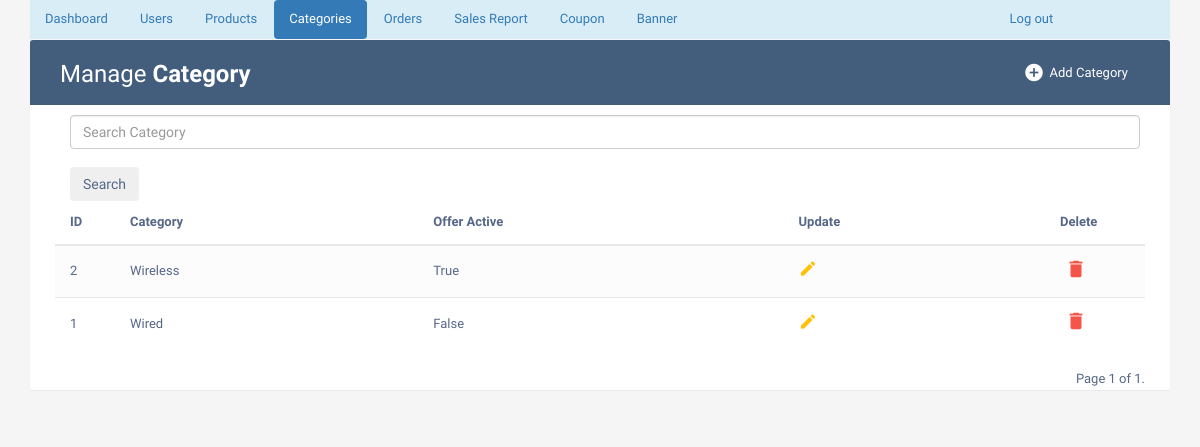
The page /admincategorylist/ (signed in) on the database as committed earlier.
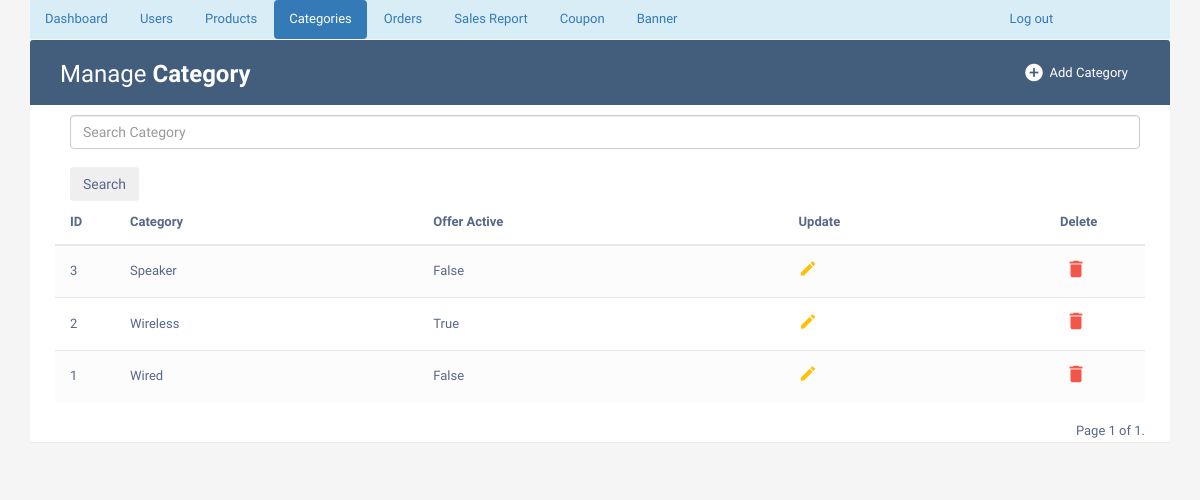
The same page on the database as committed later.
### phase/models.py (models this page shows, shortened)
class Category(models.Model):
    name = models.CharField(max_length=50)
    offer_active = models.BooleanField(default=False)
    discount = models.IntegerField(null=True,blank=True)

### phase/views.py (the view)
# urls.py: path('admincategorylist/', views.admincategorylist, name='admincategorylist'),
def admincategorylist(request):
    if 'username' in request.session:
        if 'search' in request.GET:
            search=request.GET['search']
            member=Category.objects.filter(name__icontains=search)
        else:
            member=Category.objects.all().order_by('-id')
        paginator = Paginator(member, 5)
        page_number = request.GET.get('page')
        page_obj = paginator.get_page(page_number)
        return render(request,'admincategorylist.html',{'page_obj': page_obj})
    else:
        return render(request, 'adminlogin.html')

### Templates/admincategorylist.html (shortened to what this page needs)
{% extends "adminbase.html" %}
{% block active5 %} "active" {% endblock%}
{% block tablewrapper %}
                    <div class="col-sm-6">
						<h2>Manage <b>Category</b></h2>
					</div>
                    <div class="col-sm-6">
                        <a href="{% url 'adminaddcategory' %}" class="btn" data-toggle="modal"><i class="material-icons">&#xE147;</i> <span>Add Category</span></a>
                      </div>
                    </div>
{% endblock %}
{% block tablecontent%}
                <form action="{% url 'admincategorylist' %}" class="d-flex offset-md-1 container m-auto" style="width:1100px">
                    <input class="form-control offset-md-1" type="search" placeholder="Search Category" name="search" aria-label="Search"><br>
                    <button class="btn btn-outline-secondary" type="submit">Search</button>
                </form>
                <table class="table table-striped table-hover">
                <thead>
                    <tr>
                        <th>ID</th>
                        <th>Category</th>
                        <th>Offer Active</th>
                        <th>Update</th>
                        <th>Delete</th>
                    </tr>
                </thead>
                <tbody>
                    {% for x in page_obj %}
                    <tr>
                        <td>{{ x.id }}</td>
                        <td>{{ x.name }}</td>
                        <td>{{x.offer_active}}</td>
                        <td>
                           <a href="{% url 'updatecategory' %}?uid={{x.id}}" class="edit" data-toggle="modal"><i class="material-icons" data-toggle="tooltip" title="Edit">&#xE254;</i></a>
                        </td>
                        <td>
                            <a href="{% url 'deletecategory' %}?uid={{x.id}}" class="delete" data-toggle="modal"><i class="material-icons" data-toggle="tooltip" title="Delete">&#xE872;</i></a>
                        </td>
                    </tr>
                    {% endfor %}
                </tbody>
                </table>
                                                <div class="pagination">
                                                    <span class="step-links">
                                                        <span class="current-page">
                                                            Page {{ page_obj.number }} of {{ page_obj.paginator.num_pages }}.
                                                        </span>
                                                    </span>
                                                </div>
{% endblock %}

Rows that differ between the two databases and show on the page:
added Category: id "3", name "Speaker", offer_active "False"
